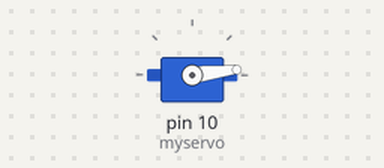
Recording of a sketch running on a simulated Arduino Uno, built with avr-gcc and run on an emulated ATmega328P. Shown: servo.

Above: at 0.05 s.
At 0.85 s:
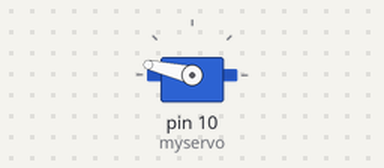
At 1.2 s:
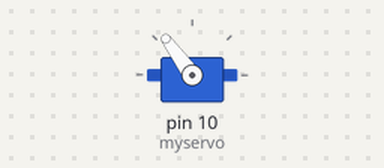
At 1.7 s:
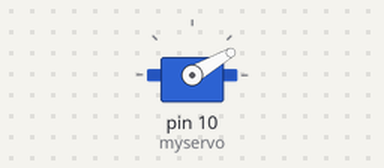
Timing chart, 0 to 4.2 s (numbered marks = the images above):
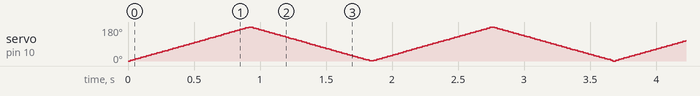

The sketch:

servo_motor.ino
```cpp
#include <Servo.h>
Servo myservo;

void setup() {
  myservo.attach(10);
}

void loop() {
  for(int i=0;i<=180;i++)
  {
    myservo.write(i);
    delay(5);
  }

  for(int i=180;i>=0;i--)
  {
    myservo.write(i);
    delay(5);
  }
}
```
